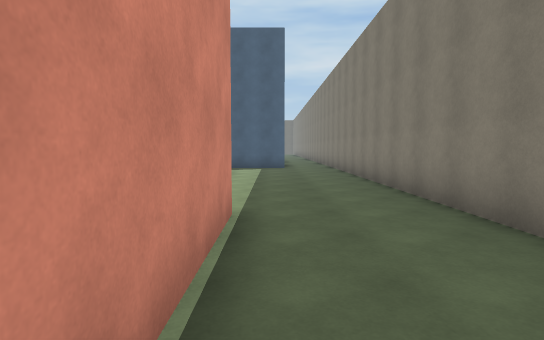
view 1 (above)

24 first-person views from a walk through a 3-D level made in the Unity game engine. The camera is 1.5 m above the floor, tilts 4° down and sees 80° across. The floor is counted in squares, 1.8 m on a side. Each view is taken from the middle of a square. On the plan, view 1 faces up. The plan holds only what a view shows up to about 11 squares ahead; the rest is blank. The place goes on beyond the plan. The player character is not drawn.

view 2
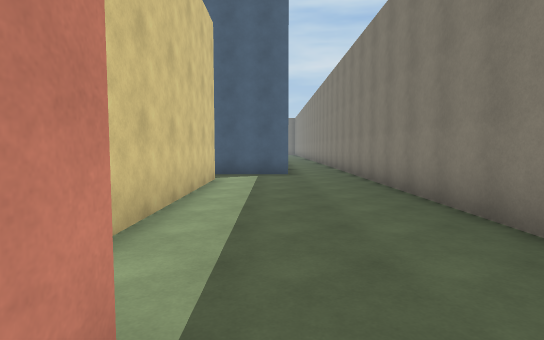

view 3
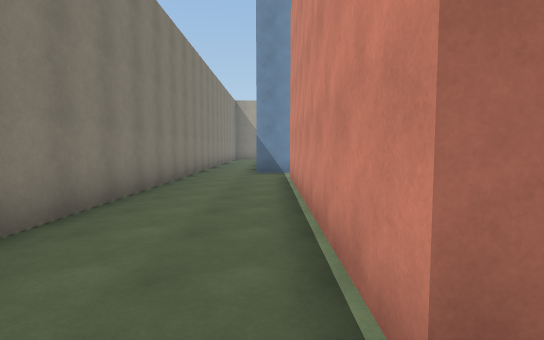

view 4
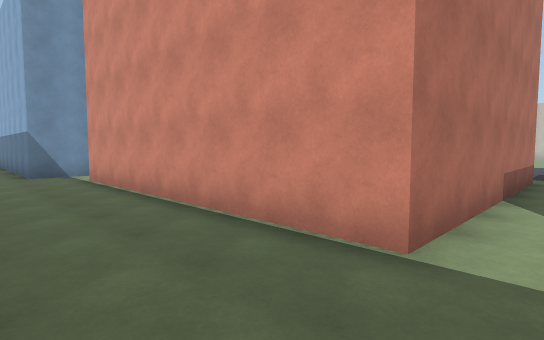

view 5
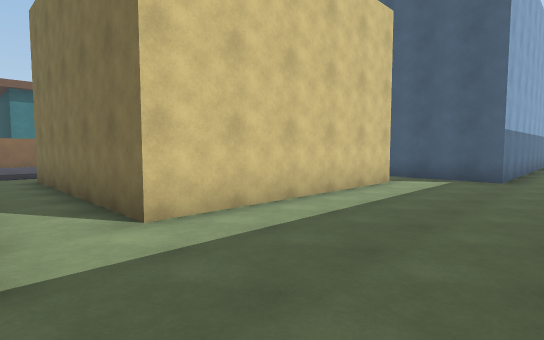

view 6
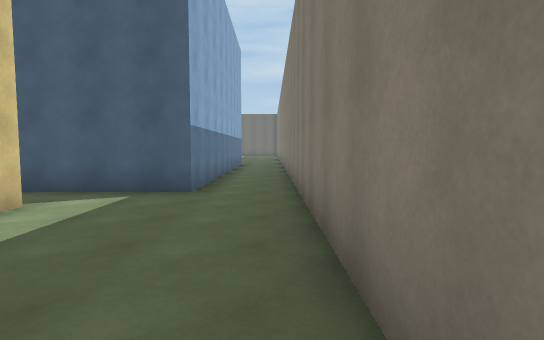

view 7
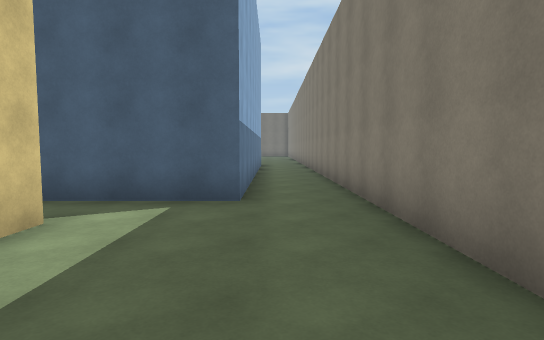

view 8
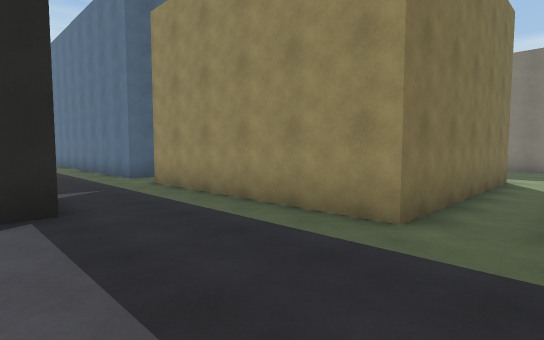

view 9
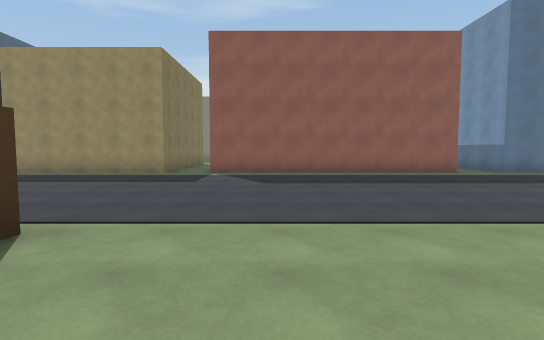

view 10
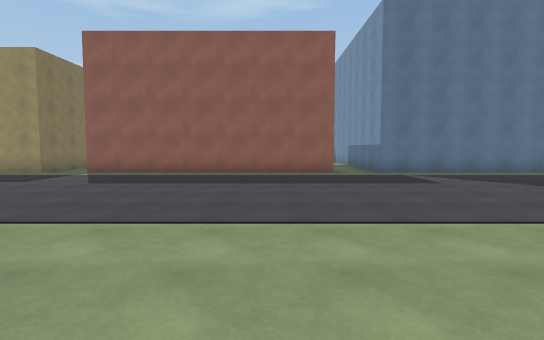

view 11
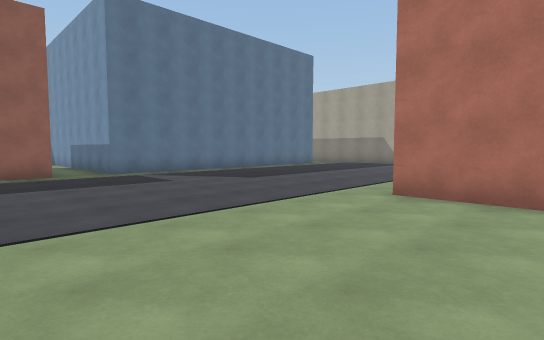

view 12
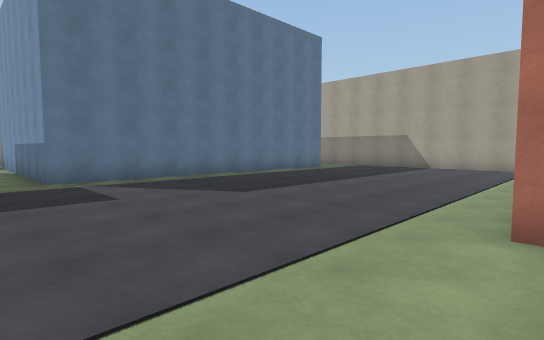

view 13
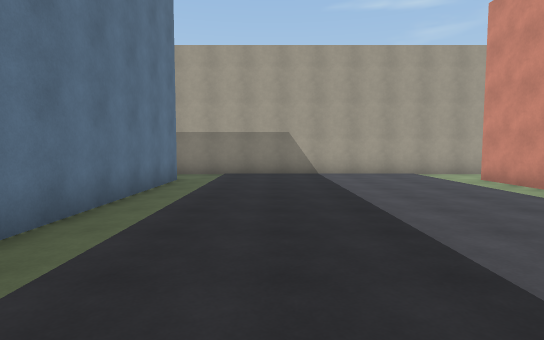

view 14
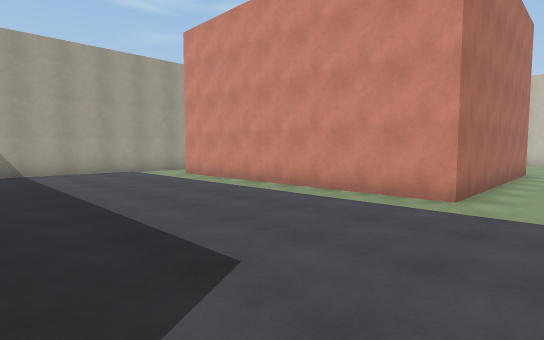

view 15
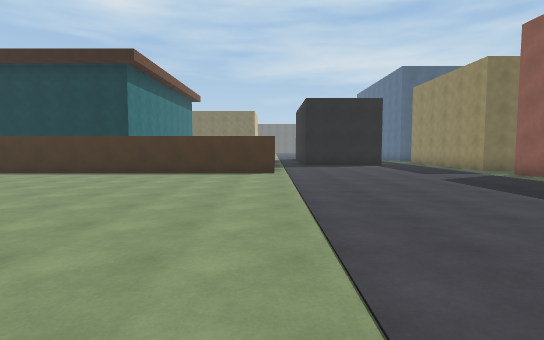

view 16
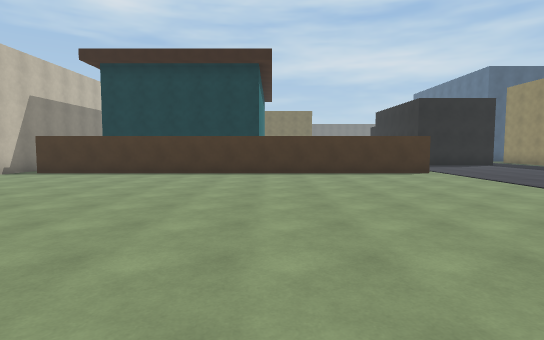

view 17
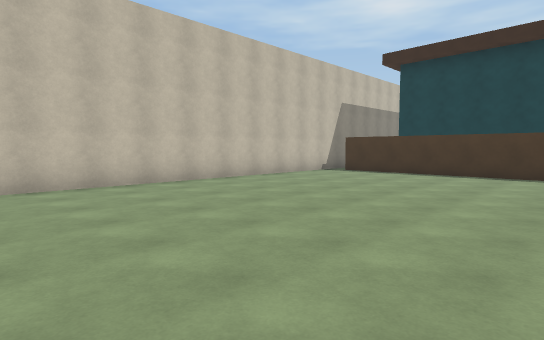

view 18
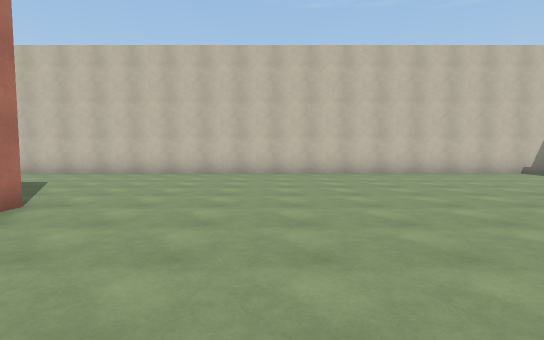

view 19
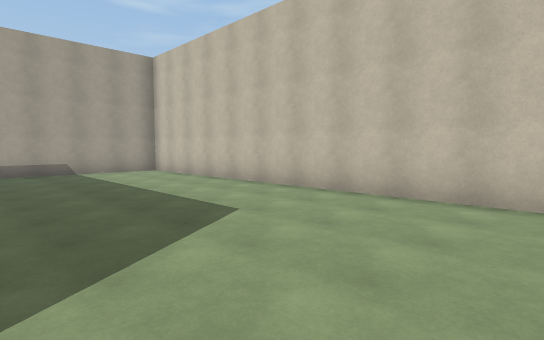

view 20
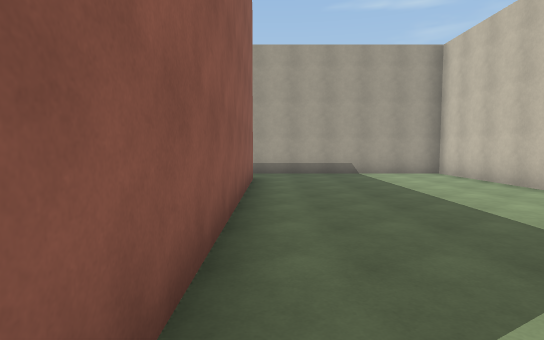

view 21
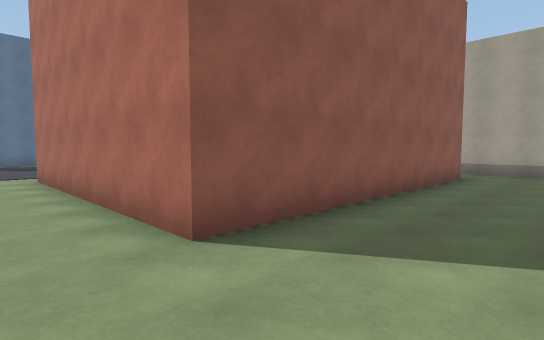

view 22
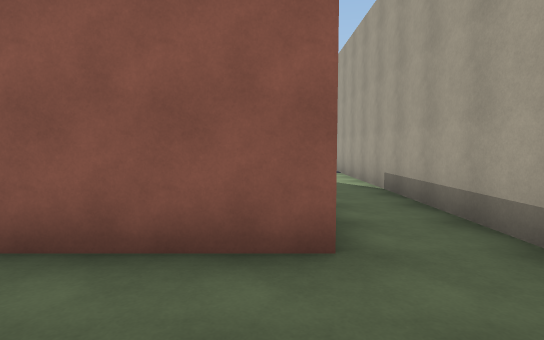

view 23
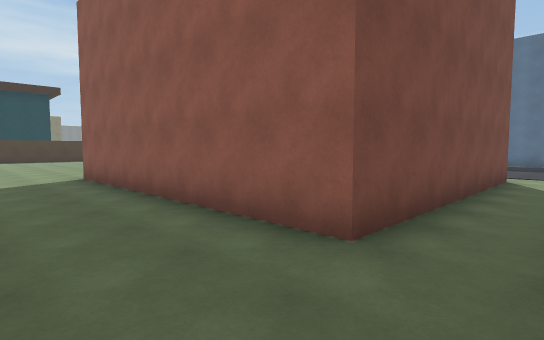

view 24
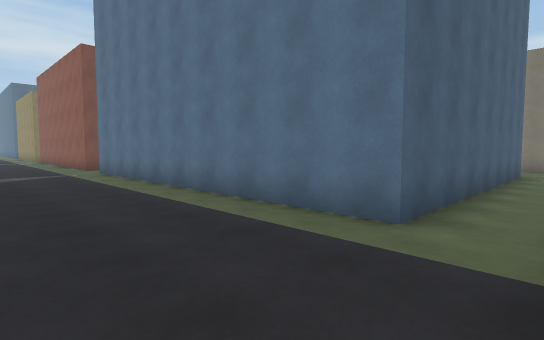

### Floor plan
Points are (right, up) in squares from view 1. A wall is a line through its corners. A room is listed if a view was taken in it or the views show most of it. See-through windows are left out.
Room 1 (views 1, 2, 3, 4, 5, 6, 7)
walls: (-1.5, 4) (-0.5, 4) (-0.5, -4); (-1.5, 11.6) (-1.5, 5.5); (-0.5, -5.5) (0.5, -5.5); (2.5, -6.1) (2.5, 16.5); (0.5, 16.5) (0.5, 13) (-1.4, 13)
ways out: opening at (-2, 5) to room 2; opening at (-2, 12) to room 2; opening at (0.7, -5.7) to room 2
Room 2 (views 8, 9, 10, 11, 12, 13, 14, 15, 16, 17, 18, 19, 20, 21, 22, 23, 24)
walls: (-15.5, -7.5) (-15.5, -15.5) (-22.5, -15.5) (-22.5, -7.5) (-15.5, -7.5); (-14.9, 4.4) (-27.6, 4.4); (-7.5, -4.1) (-7.5, 4) (-1.5, 4); (-10, 8.5) (-10.6, 8.5); (-28.3, 5.1) (-28.3, -17.3) (-7, -17.3); (0.5, -5.5) (0.5, -9.1); (-1.5, 5.5) (-7.5, 5.5) (-7.5, 11.5); (-6.8, 13) (-7.5, 13) (-7.5, 16.1); (0.5, -15.5) (-7.5, -15.5) (-7.5, -5.5) (-0.5, -5.5); (2.5, -15.9) (2.5, -15.1); (-1.4, 13) (-2.8, 13)
ways out: opening at (-2, 5) to room 1; opening at (-2, 12) to room 1; opening at (0.7, -5.7) to room 1

Positions as (right, up) in squares from view 1, and headings:
1: (0, 0), facing up
2: (0, 3), facing up
3: (0, 5), facing down
4: (2, 5), facing down-left
5: (2, 4), facing up-left
6: (2, 7), facing up
7: (1, 8), facing up
8: (-11, 4), facing up-right
9: (-18, 2), facing right
10: (-18, -2), facing right
11: (-18, -2), facing down-right
12: (-16, -4), facing down-right
13: (-10, -7), facing down
14: (-10, -6), facing down-left
15: (-15, -6), facing up
16: (-20, -6), facing up
17: (-21, -6), facing up-left
18: (-18, -4), facing left
19: (-23, -6), facing down-left
20: (-23, -7), facing down
21: (-25, -6), facing down-right
22: (-25, -15), facing right
23: (-25, -17), facing up-right
24: (-11, -17), facing up-right
